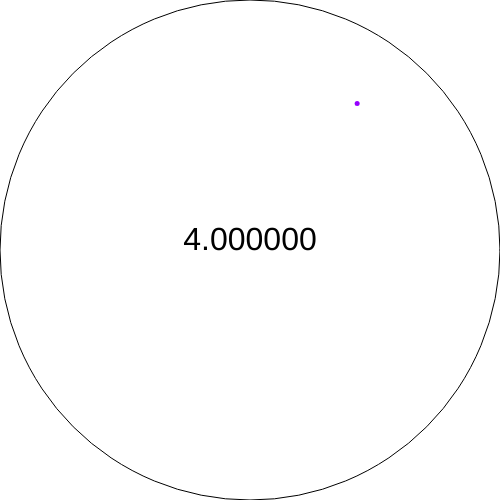
Frame 1 (no input)
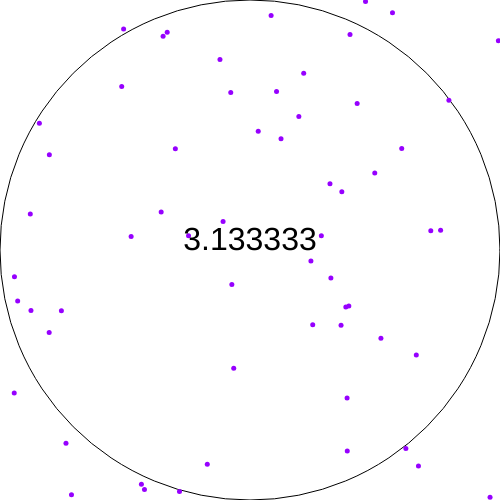
Frame 60 (no input)
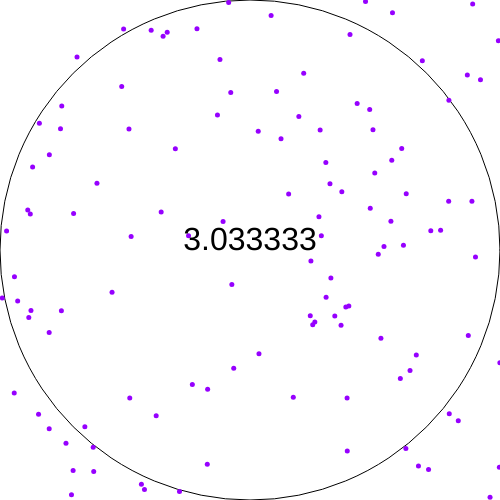
Frame 120 (the mouse pressed at the canvas centre since frame 60)

The p5.js sketch that drew these frames (run headless with seeded random() and noise() and a simulated clock; from frame 60 on, the mouse is pressed at the canvas centre):

// p5.js sketch
// ── sketch.js
let randomPoints = [];

function setup() {
  createCanvas(500, 500);
}

function draw() {
  // Ponemos el fondo
  background(255);

  // Pintamos el círculo
  stroke(0);
  noFill();
  circle(width / 2, width / 2, width);

  // Generamos un punto aleatorio
  let newRandomPoint = createVector(random(width), random(height));
  // Lo añadimos a la lista de puntos aleatorios
  randomPoints.push(newRandomPoint);

  // Pintamos los puntos aleatorios
  noStroke();
  fill(150, 0, 255);
  for (let i = 0; i < randomPoints.length; i++) {
    circle(randomPoints[i].x, randomPoints[i].y, 5);
  }

  // Contamos los puntos dentro del círculo
  let pointsInsideCircle = 0;
  for (let i = 0; i < randomPoints.length; i++) {
    let distance = dist(randomPoints[i].x, randomPoints[i].y,
      width / 2, width / 2);
    if (distance < width / 2) {
      pointsInsideCircle++;
    }
  }

  // Calculamos PI
  let calculatedPI = 4.0 * (pointsInsideCircle / randomPoints.length);

  // Pintamos el número
  fill(0);
  textSize(32);
  textAlign(CENTER);
  text(nf(calculatedPI, 1, 6), width / 2, height / 2);

}

// ── pi_random.js
let puntosAleatorios = []
let puntosEnCirculo = 0;

function setup() {
  createCanvas(500, 500);
}

function draw() {
  // Aquí ponemos el fondo de color blanco
  background(255);

  // Pintamos el círculo
  noFill();
  stroke(0);
  circle(width / 2, height / 2, width);

  // Generamos un punto aleatorio y lo guardamos en la lista
  for (let i = 0; i < 1000; i++) {
    let puntoAleatorio = createVector(random(width), random(height));
    puntosAleatorios.push(puntoAleatorio);
    let distanciaDesdeElCentro = dist(puntoAleatorio.x, puntoAleatorio.y,
      width / 2.0, height / 2.0);
    if (distanciaDesdeElCentro <= width / 2.0) {
      puntosEnCirculo++;
    }
  }


  // Dibujamos todos los puntos
  //fill(150, 0, 220);
  noStroke();
  for (let i = 0; i < puntosAleatorios.length; i++) {
    let distanciaDesdeElCentro = dist(puntosAleatorios[i].x, puntosAleatorios[i].y,
      width / 2.0, height / 2.0);
    let color = map(distanciaDesdeElCentro, 0, 355.0, 255, 0)
    fill(color, 0, color);
    circle(puntosAleatorios[i].x, puntosAleatorios[i].y, 20);
  }

  // Calcular PI
  let PIaproximado = 4 * puntosEnCirculo / puntosAleatorios.length;

  textSize(32);
  textAlign(CENTER);
  fill(0);
  text(nf(PIaproximado, 1, 6), width / 2, height / 2);




}
